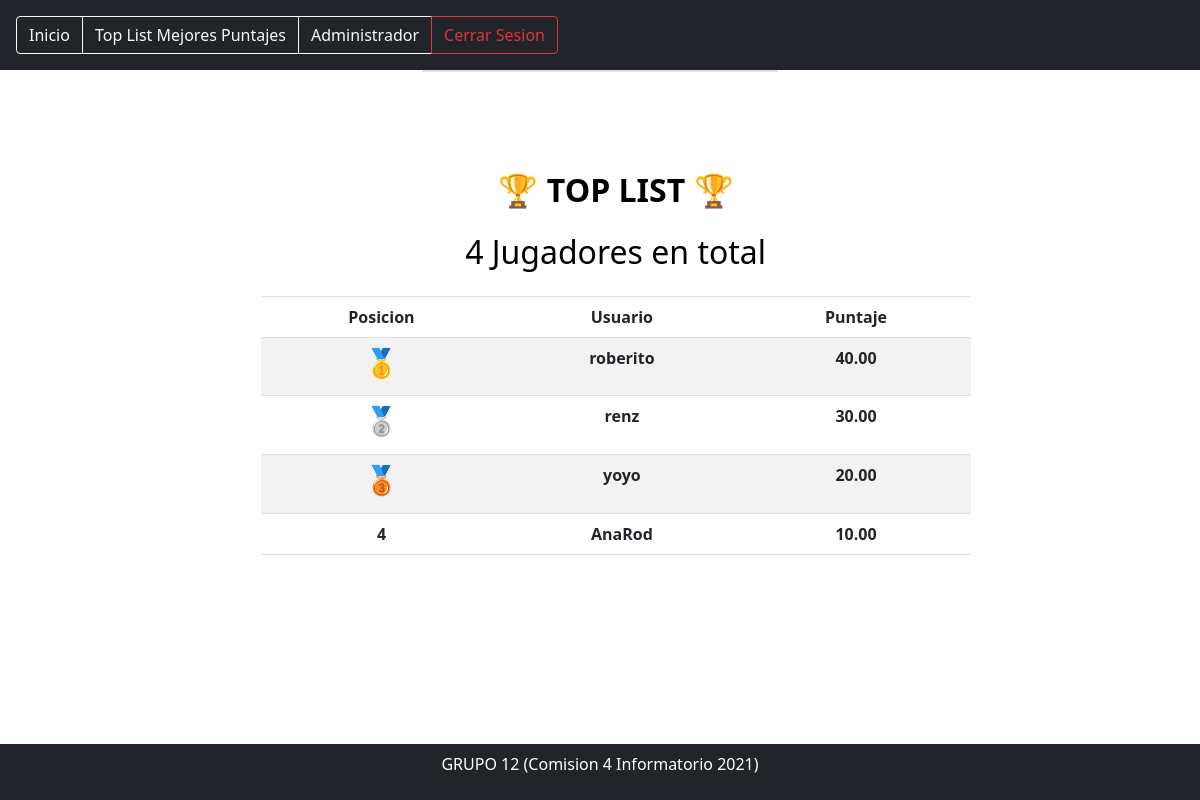
The page /tablero/ (signed in) on the database as committed earlier.
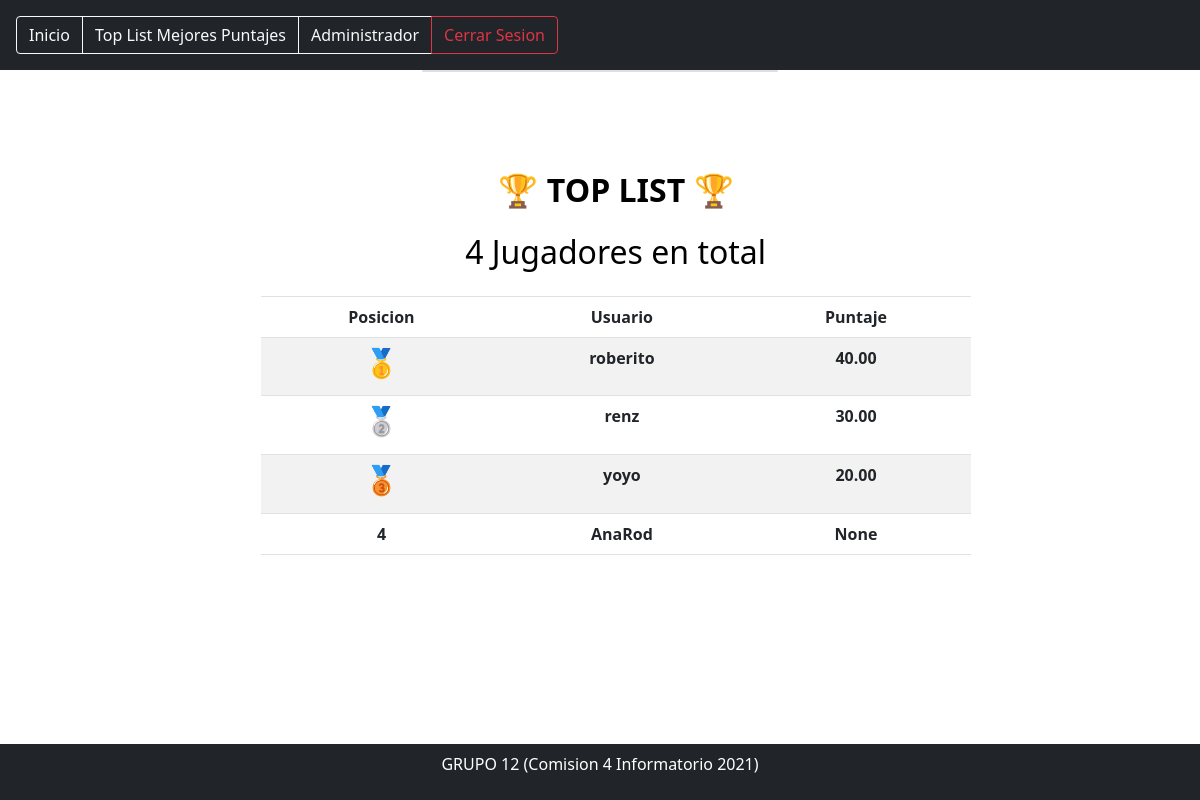
The same page on the database as committed later.
### juego/models.py (models this page shows, shortened)
class QuizUsuario(models.Model):
	usuario = models.OneToOneField(User, on_delete=models.CASCADE)
	puntaje_total = models.DecimalField(verbose_name='Puntaje Total', default=0, decimal_places=2, max_digits=10, null= True)

### juego/views.py (the view)
# urls.py: path('tablero/', tablero, name='tablero'),
@login_required()
def tablero(request):
	total_usaurios_quiz = QuizUsuario.objects.order_by('-puntaje_total')[:10]
	contador = total_usaurios_quiz.count()
	context = {
		'usuario_quiz':total_usaurios_quiz,
		'contar_user':contador
	}
	return render(request, 'juego/tablero.html', context)

### template/juego/tablero.html (shortened to what this page needs)
{% extends 'base.html' %}
{% block content %}
{% include "navbar/navbarinicio.html" %}
<div class="container">
	<div class="row">
		<div class="col-12 col-sm-8 col-md-6 col-lg-4 offset-sm-2 offset-md-3 offset-lg-4">
		<div class="animated bounceInLeft">
            <div class="card">
				<form class="box" method="POST" style="color: rgb(0, 0, 0);">
                    <h2 class="text-center animate__animated animate__tada animate__repeat-3">&#127942 <strong>TOP LIST</strong> &#127942</h2>
                    <h2 class="text-center my-4">{{ contar_user }} Jugadores en total </h2>
                    <table class="table table-striped table-bordered">
						<thead>
							<tr>
				<th><strong>Posicion</strong></th>
				<th><strong>Usuario</strong></th>
				<th><strong>Puntaje</strong></th>
			</tr>
		</thead>
		<tbody>
			{% for user_quiz in usuario_quiz %}
				<tr>
					<th>{% if forloop.counter == 1 %} <h3>&#129351</h3>{% elif forloop.counter == 2 %} <h3>&#129352</h3> {% elif forloop.counter == 3 %} <h3>&#129353</h3>{% else %}{{forloop.counter}}{% endif %}</th>
					<th>{{user_quiz.usuario.username}}</th>
					<th>{{user_quiz.puntaje_total}}</th>
				</tr>
				{% endfor %}
			</tbody>
		</table>
	</div>
	</div>
	{% endblock %}

Rows that differ between the two databases and show on the page:
changed QuizUsuario "AnaRod": puntaje_total "10.00" → "None"
